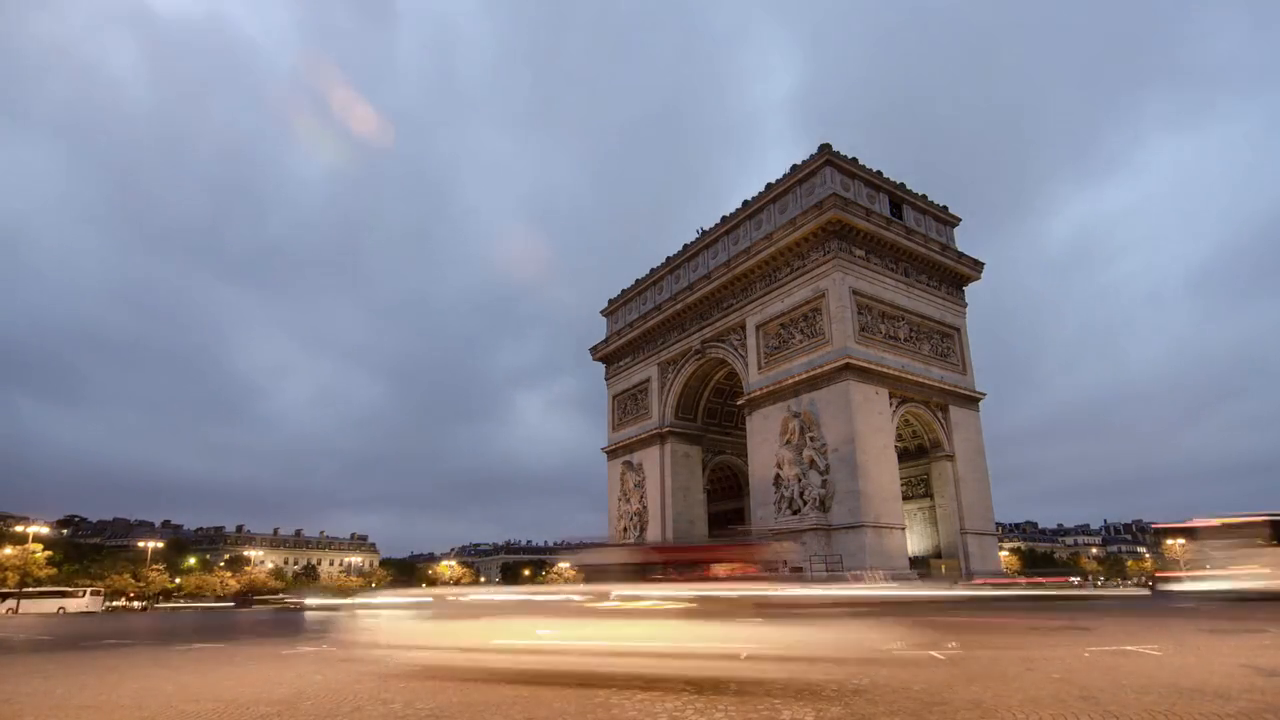
#> input picture frame 40 of deteccaoMovimento/videos/Arco.mp4, 1280 x 720 px, given in place of Ponte.mp4, which was not available
$ python Aula4-kernel.py
#> lines starting #> are read from the running program, lines starting #| are printed output that depends on the picture; after the words box and inside, x2 and y2 are one past the last pixel; in counts of white or black regions, pixels touching at a corner belong together; pictures that were not available may be replaced by others from this repository, and a replacement may not be noted
import numpy as np
import cv2
import sys

VIDEO = r'videos\Ponte.mp4'

algorithm_types = ['GMG', 'MOG2', 'MOG', 'KNN', 'CNT']
#-------------------------------------------------------------------------------------------------------------------------

def Kernel(KERNEL_TYPE):
    if KERNEL_TYPE == 'dilation':
        kernel = cv2.getStructuringElement(cv2.MORPH_ELLIPSE, (3,3))
    if KERNEL_TYPE == 'opening':
        kernel = np.ones((3,3), np.uint8)
    if KERNEL_TYPE == 'closing':
        kernel = np.ones((3, 3), np.uint8)
    return kernel

def Filter(img, filter):
    if filter == 'closing':
        return cv2.morphologyEx(img, cv2.MORPH_CLOSE, Kernel('closing'), iterations=2)
    if filter == 'opening':
        return cv2.morphologyEx(img, cv2.MORPH_OPEN, Kernel('opening'), iterations=2)
    if filter == 'dilation':
        return cv2.dilate(img, Kernel('dilation'), iterations=2)
    if filter == 'combine':
        closing = cv2.morphologyEx(img, cv2.MORPH_CLOSE, Kernel('closing'), iterations=2)
        opening = cv2.morphologyEx(closing, cv2.MORPH_OPEN, Kernel('opening'), iterations=2)
        dilation = cv2.dilate(opening, Kernel('dilation'), iterations=2)
        return dilation

def Subtractor(algorithm_type):
    if algorithm_type == 'GMG':
        return cv2.bgsegm.createBackgroundSubtractorGMG()
    if algorithm_type == 'MOG':
        return cv2.bgsegm.createBackgroundSubtractorMOG()
    if algorithm_type == 'MOG2':
        return cv2.createBackgroundSubtractorMOG2()
    if algorithm_type == 'KNN':
        return cv2.createBackgroundSubtractorKNN()
    if algorithm_type == 'CNT':
        return cv2.bgsegm.createBackgroundSubtractorCNT()
    print('Detector inválido')
    sys.exit(1)


#-------------------------------------------------------------------------------------------------------------------------

w_min = 30  # largura minima do retangulo
h_min = 30  # altura minima do retangulo
offset = 10  # Erro permitido entre pixel
linha_ROI = 500  # Posição da linha de contagem
carros = 0


def centroide(x, y, w, h):
    """
    :param x: x do objeto
    :param y: y do objeto
    :param w: largura do objeto
    :param h: altura do objeto
    :return: tupla que contém as coordenadas do centro de um objeto
    """
    x1 = w // 2
    y1 = h // 2
    cx = x + x1
    cy = y + y1
    return cx, cy


detec = []
def set_info(detec):
    global carros
    for (x, y) in detec:
        if (linha_ROI + offset) > y > (linha_ROI - offset):
            carros += 1
            cv2.line(frame, (25, linha_ROI), (1200, linha_ROI), (0, 127, 255), 3)
            detec.remove((x, y))
            print("Carros detectados até o momento: " + str(carros))


def show_info(frame, mask):
    text = f'Carros: {carros}'
    cv2.putText(frame, text, (450, 70), cv2.FONT_HERSHEY_SIMPLEX, 2, (0, 0, 255), 5)
    cv2.imshow("Video Original", frame)
    cv2.imshow("Detectar", mask)


cap = cv2.VideoCapture(VIDEO) #lendo o vídeo

fourcc = cv2.VideoWriter_fourcc(*'XVID') #codec do vídeo

algorithm_type = algorithm_types[1]
background_subtractor = Subtractor(algorithm_type)  # Pega o fundo e subtrai do que está se movendo

while True:

    ok, frame = cap.read() # Pega cada frame do vídeo
#> frame is the input picture: shape (720, 1280, 3); mean B, G, R 144.9, 136.9, 141.7

    if not ok:
        break

    mask = background_subtractor.apply(frame)
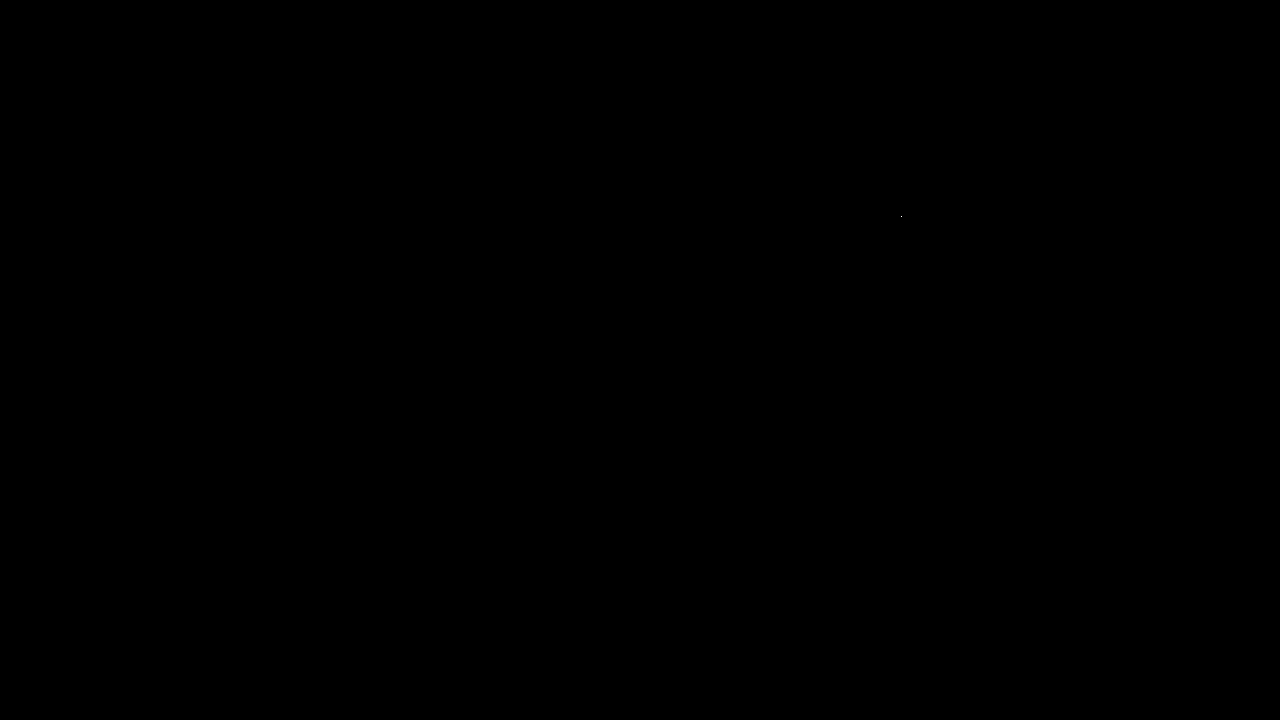
#> mask: shape (720, 1280); values 127 (black) and 255 (white), 0% white in thin lines or dots, all inside (x1, y1, x2, y2) = (901, 216, 902, 217)
    mask = Filter(mask, 'combine')

    contorno, img = cv2.findContours(mask, cv2.RETR_TREE, cv2.CHAIN_APPROX_SIMPLE)
#> contorno = [[[0, 0], [0, 719], [1279, 719], [1279, 0]]]; img = [[-1, -1, -1, -1]]
    cv2.line(frame, (25, linha_ROI), (1200, linha_ROI), (255, 127, 0), 3)
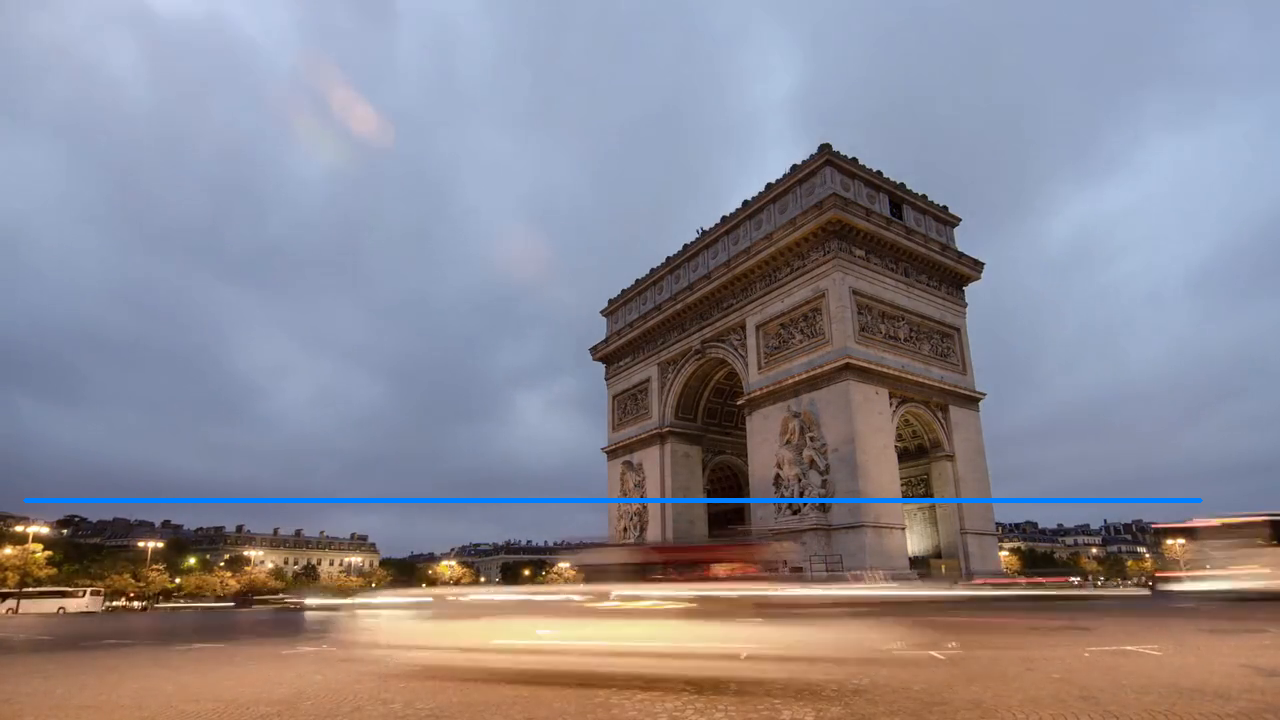
#> frame: shape (720, 1280, 3); 0.64% of pixels changed, all inside (x1, y1, x2, y2) = (23, 498, 1203, 503)
    for (i, c) in enumerate(contorno):
        (x, y, w, h) = cv2.boundingRect(c)
        validar_contorno = (w >= w_min) and (h >= h_min)
        if not validar_contorno:
            continue

        cv2.rectangle(frame, (x, y), (x + w, y + h), (0, 255, 0), 2)
        centro = centroide(x, y, w, h)
        detec.append(centro)
        cv2.circle(frame, centro, 4, (0, 0, 255), -1)
#> this loop made 1 pass
#> (c, x, y, w, h, validar_contorno, x1 in centroide, y1 in centroide) on pass 1: ([[0, 0], [0, 719], [1279, 719], [1279, 0]], 0, 0, 1280, 720, True, 640, 360)
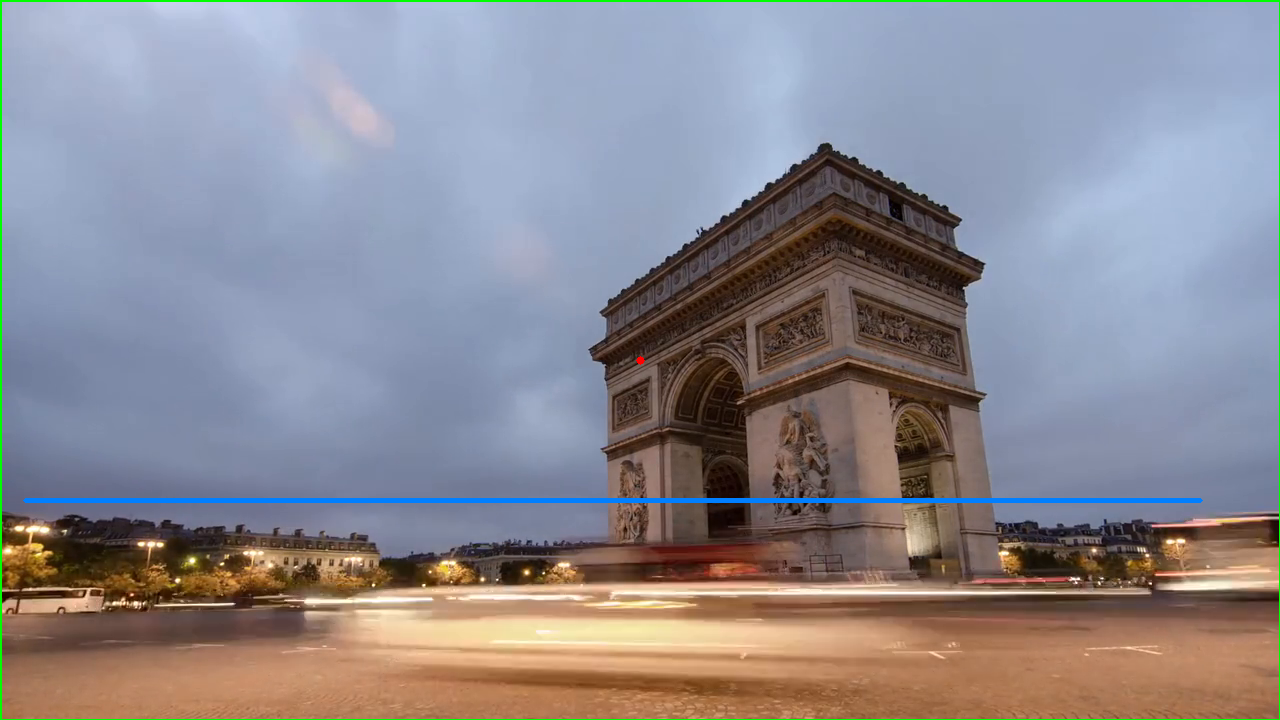
#> frame: shape (720, 1280, 3); 0.66% of pixels changed, all inside (x1, y1, x2, y2) = (0, 0, 1280, 720)
#> after the loop, detec = [(640, 360)]

    set_info(detec)
#> the loop in set_info, `for (x, y) in detec:` made 1 pass
#> after the loop in set_info, `for (x, y) in detec:`: carros = 0; detec = [(640, 360)]
    show_info(frame, mask)
#> in show_info, `text = f'Carros: {carros}'`: text = 'Carros: 0'
#> in show_info, `cv2.putText(frame, text, (450, 70), cv2.FONT_HERSHEY_SIMPLEX, 2, (0, 0..`:
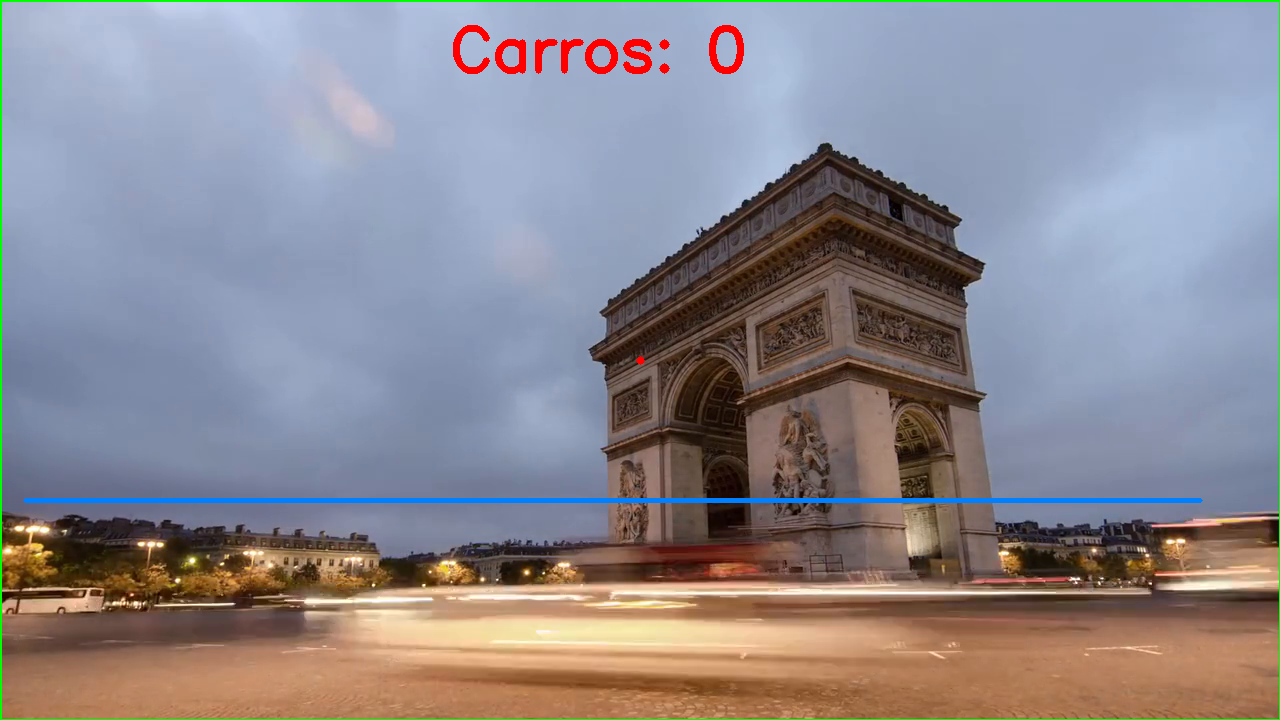
#> frame: shape (720, 1280, 3); 0.45% of pixels changed, all inside (x1, y1, x2, y2) = (453, 25, 744, 74)


    if cv2.waitKey(1) == 27: #ESC
#> (key Esc is pressed here)
        break

cv2.destroyAllWindows()
cap.release()
